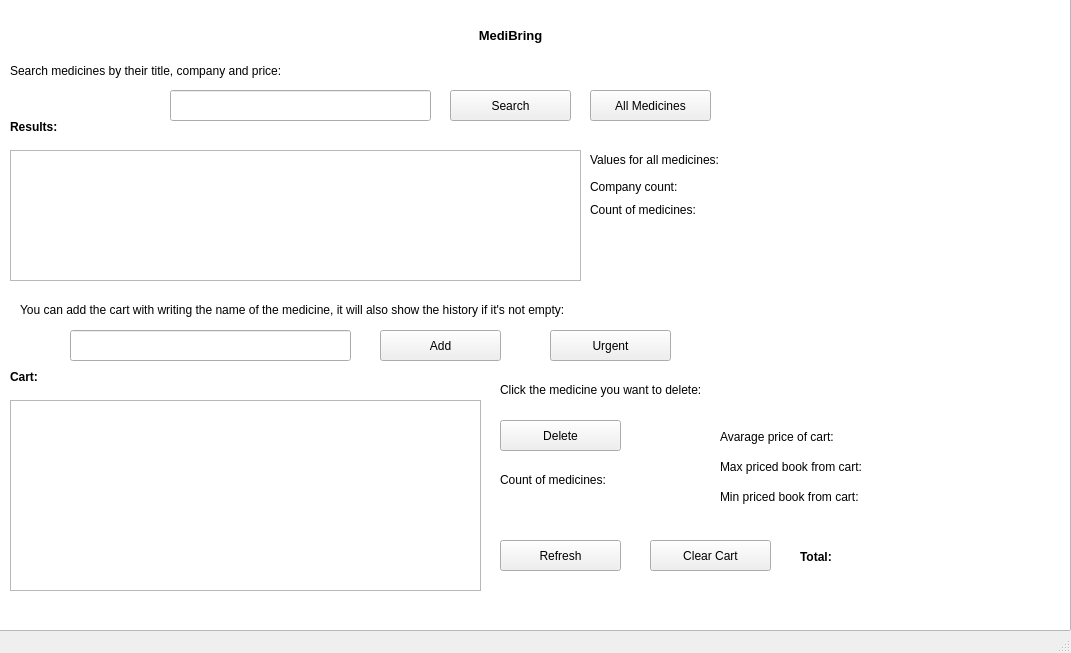
<?xml version="1.0" encoding="UTF-8"?>
<ui version="4.0">
 <class>MainWindow</class>
 <widget class="QMainWindow" name="MainWindow">
  <property name="geometry">
   <rect>
    <x>0</x>
    <y>0</y>
    <width>1071</width>
    <height>653</height>
   </rect>
  </property>
  <property name="windowTitle">
   <string>MainWindow</string>
  </property>
  <widget class="QWidget" name="centralwidget">
   <property name="enabled">
    <bool>true</bool>
   </property>
   <widget class="QTableWidget" name="tableWidget">
    <property name="geometry">
     <rect>
      <x>-10</x>
      <y>-10</y>
      <width>1081</width>
      <height>641</height>
     </rect>
    </property>
    <property name="sizePolicy">
     <sizepolicy hsizetype="Ignored" vsizetype="Expanding">
      <horstretch>0</horstretch>
      <verstretch>0</verstretch>
     </sizepolicy>
    </property>
    <property name="font">
     <font>
      <weight>75</weight>
      <bold>true</bold>
     </font>
    </property>
   </widget>
   <widget class="QPushButton" name="searchButton">
    <property name="geometry">
     <rect>
      <x>450</x>
      <y>90</y>
      <width>121</width>
      <height>31</height>
     </rect>
    </property>
    <property name="text">
     <string>Search</string>
    </property>
   </widget>
   <widget class="QLineEdit" name="searchLineEdit">
    <property name="geometry">
     <rect>
      <x>170</x>
      <y>90</y>
      <width>261</width>
      <height>31</height>
     </rect>
    </property>
    <property name="text">
     <string/>
    </property>
   </widget>
   <widget class="QLabel" name="resultsTextEdit">
    <property name="geometry">
     <rect>
      <x>10</x>
      <y>120</y>
      <width>221</width>
      <height>31</height>
     </rect>
    </property>
    <property name="font">
     <font>
      <pointsize>9</pointsize>
      <weight>75</weight>
      <bold>true</bold>
      <kerning>true</kerning>
     </font>
    </property>
    <property name="text">
     <string>Results:</string>
    </property>
    <property name="alignment">
     <set>Qt::AlignLeading|Qt::AlignLeft|Qt::AlignTop</set>
    </property>
   </widget>
   <widget class="QLabel" name="label">
    <property name="geometry">
     <rect>
      <x>310</x>
      <y>20</y>
      <width>401</width>
      <height>31</height>
     </rect>
    </property>
    <property name="sizePolicy">
     <sizepolicy hsizetype="Preferred" vsizetype="Preferred">
      <horstretch>220</horstretch>
      <verstretch>60</verstretch>
     </sizepolicy>
    </property>
    <property name="minimumSize">
     <size>
      <width>0</width>
      <height>0</height>
     </size>
    </property>
    <property name="font">
     <font>
      <pointsize>10</pointsize>
      <weight>75</weight>
      <bold>true</bold>
     </font>
    </property>
    <property name="text">
     <string>MediBring</string>
    </property>
    <property name="textFormat">
     <enum>Qt::AutoText</enum>
    </property>
    <property name="scaledContents">
     <bool>false</bool>
    </property>
    <property name="alignment">
     <set>Qt::AlignCenter</set>
    </property>
   </widget>
   <widget class="QTableWidget" name="table">
    <property name="geometry">
     <rect>
      <x>10</x>
      <y>150</y>
      <width>571</width>
      <height>131</height>
     </rect>
    </property>
   </widget>
   <widget class="QLabel" name="label_2">
    <property name="geometry">
     <rect>
      <x>10</x>
      <y>60</y>
      <width>421</width>
      <height>21</height>
     </rect>
    </property>
    <property name="text">
     <string>Search medicines by their title, company and price:</string>
    </property>
   </widget>
   <widget class="QTableWidget" name="cart">
    <property name="geometry">
     <rect>
      <x>10</x>
      <y>400</y>
      <width>471</width>
      <height>191</height>
     </rect>
    </property>
   </widget>
   <widget class="QLabel" name="resultsTextEdit_2">
    <property name="geometry">
     <rect>
      <x>10</x>
      <y>370</y>
      <width>221</width>
      <height>31</height>
     </rect>
    </property>
    <property name="font">
     <font>
      <pointsize>9</pointsize>
      <weight>75</weight>
      <bold>true</bold>
      <kerning>true</kerning>
     </font>
    </property>
    <property name="text">
     <string>Cart:</string>
    </property>
    <property name="alignment">
     <set>Qt::AlignLeading|Qt::AlignLeft|Qt::AlignTop</set>
    </property>
   </widget>
   <widget class="QLabel" name="label_3">
    <property name="geometry">
     <rect>
      <x>20</x>
      <y>300</y>
      <width>791</width>
      <height>21</height>
     </rect>
    </property>
    <property name="text">
     <string>&lt;html&gt;&lt;head/&gt;&lt;body&gt;&lt;p&gt;You can add the cart with writing the name of the medicine, it will also show the history if it's not empty:&lt;/p&gt;&lt;/body&gt;&lt;/html&gt;</string>
    </property>
   </widget>
   <widget class="QLineEdit" name="cartLineEdit">
    <property name="geometry">
     <rect>
      <x>70</x>
      <y>330</y>
      <width>281</width>
      <height>31</height>
     </rect>
    </property>
    <property name="text">
     <string/>
    </property>
   </widget>
   <widget class="QPushButton" name="addButton">
    <property name="geometry">
     <rect>
      <x>380</x>
      <y>330</y>
      <width>121</width>
      <height>31</height>
     </rect>
    </property>
    <property name="text">
     <string>Add</string>
    </property>
   </widget>
   <widget class="QLabel" name="totalBox">
    <property name="geometry">
     <rect>
      <x>800</x>
      <y>550</y>
      <width>141</width>
      <height>31</height>
     </rect>
    </property>
    <property name="font">
     <font>
      <pointsize>9</pointsize>
      <weight>75</weight>
      <bold>true</bold>
     </font>
    </property>
    <property name="text">
     <string>Total:</string>
    </property>
    <property name="alignment">
     <set>Qt::AlignLeading|Qt::AlignLeft|Qt::AlignTop</set>
    </property>
   </widget>
   <widget class="QPushButton" name="deleteButton">
    <property name="geometry">
     <rect>
      <x>500</x>
      <y>420</y>
      <width>121</width>
      <height>31</height>
     </rect>
    </property>
    <property name="text">
     <string>Delete</string>
    </property>
   </widget>
   <widget class="QLabel" name="label_4">
    <property name="geometry">
     <rect>
      <x>500</x>
      <y>380</y>
      <width>311</width>
      <height>21</height>
     </rect>
    </property>
    <property name="text">
     <string>&lt;html&gt;&lt;head/&gt;&lt;body&gt;&lt;p&gt;Click the medicine you want to delete:&lt;/p&gt;&lt;/body&gt;&lt;/html&gt;</string>
    </property>
   </widget>
   <widget class="QPushButton" name="allButton">
    <property name="geometry">
     <rect>
      <x>590</x>
      <y>90</y>
      <width>121</width>
      <height>31</height>
     </rect>
    </property>
    <property name="text">
     <string>All Medicines</string>
    </property>
   </widget>
   <widget class="QLabel" name="countLabel">
    <property name="geometry">
     <rect>
      <x>590</x>
      <y>200</y>
      <width>201</width>
      <height>20</height>
     </rect>
    </property>
    <property name="text">
     <string>Count of medicines:</string>
    </property>
   </widget>
   <widget class="QLabel" name="countLabel2">
    <property name="geometry">
     <rect>
      <x>500</x>
      <y>470</y>
      <width>201</width>
      <height>20</height>
     </rect>
    </property>
    <property name="text">
     <string>Count of medicines:</string>
    </property>
   </widget>
   <widget class="QLabel" name="avgPriceLabel">
    <property name="geometry">
     <rect>
      <x>720</x>
      <y>430</y>
      <width>261</width>
      <height>20</height>
     </rect>
    </property>
    <property name="text">
     <string>Avarage price of cart:</string>
    </property>
    <property name="alignment">
     <set>Qt::AlignLeading|Qt::AlignLeft|Qt::AlignTop</set>
    </property>
   </widget>
   <widget class="QLabel" name="maxPriceLabel_2">
    <property name="geometry">
     <rect>
      <x>720</x>
      <y>460</y>
      <width>271</width>
      <height>20</height>
     </rect>
    </property>
    <property name="text">
     <string>Max priced book from cart:</string>
    </property>
    <property name="alignment">
     <set>Qt::AlignLeading|Qt::AlignLeft|Qt::AlignTop</set>
    </property>
   </widget>
   <widget class="QLabel" name="minPriceLabel_2">
    <property name="geometry">
     <rect>
      <x>720</x>
      <y>490</y>
      <width>271</width>
      <height>20</height>
     </rect>
    </property>
    <property name="text">
     <string>Min priced book from cart:</string>
    </property>
    <property name="alignment">
     <set>Qt::AlignLeading|Qt::AlignLeft|Qt::AlignTop</set>
    </property>
   </widget>
   <widget class="QPushButton" name="historyButton">
    <property name="geometry">
     <rect>
      <x>500</x>
      <y>540</y>
      <width>121</width>
      <height>31</height>
     </rect>
    </property>
    <property name="text">
     <string>Refresh</string>
    </property>
   </widget>
   <widget class="QPushButton" name="deleteButton_2">
    <property name="geometry">
     <rect>
      <x>650</x>
      <y>540</y>
      <width>121</width>
      <height>31</height>
     </rect>
    </property>
    <property name="text">
     <string>Clear Cart</string>
    </property>
   </widget>
   <widget class="QLabel" name="authorLabel_2">
    <property name="geometry">
     <rect>
      <x>590</x>
      <y>180</y>
      <width>221</width>
      <height>20</height>
     </rect>
    </property>
    <property name="text">
     <string>Company count:</string>
    </property>
    <property name="alignment">
     <set>Qt::AlignLeading|Qt::AlignLeft|Qt::AlignTop</set>
    </property>
   </widget>
   <widget class="QLabel" name="label_5">
    <property name="geometry">
     <rect>
      <x>590</x>
      <y>150</y>
      <width>161</width>
      <height>20</height>
     </rect>
    </property>
    <property name="text">
     <string>Values for all medicines:</string>
    </property>
   </widget>
   <widget class="QPushButton" name="addButton_2">
    <property name="geometry">
     <rect>
      <x>550</x>
      <y>330</y>
      <width>121</width>
      <height>31</height>
     </rect>
    </property>
    <property name="text">
     <string>Urgent</string>
    </property>
   </widget>
  </widget>
  <widget class="QMenuBar" name="menubar">
   <property name="enabled">
    <bool>true</bool>
   </property>
   <property name="geometry">
    <rect>
     <x>0</x>
     <y>0</y>
     <width>1071</width>
     <height>18</height>
    </rect>
   </property>
  </widget>
  <widget class="QStatusBar" name="statusbar">
   <property name="enabled">
    <bool>true</bool>
   </property>
  </widget>
 </widget>
 <resources/>
 <connections/>
</ui>
